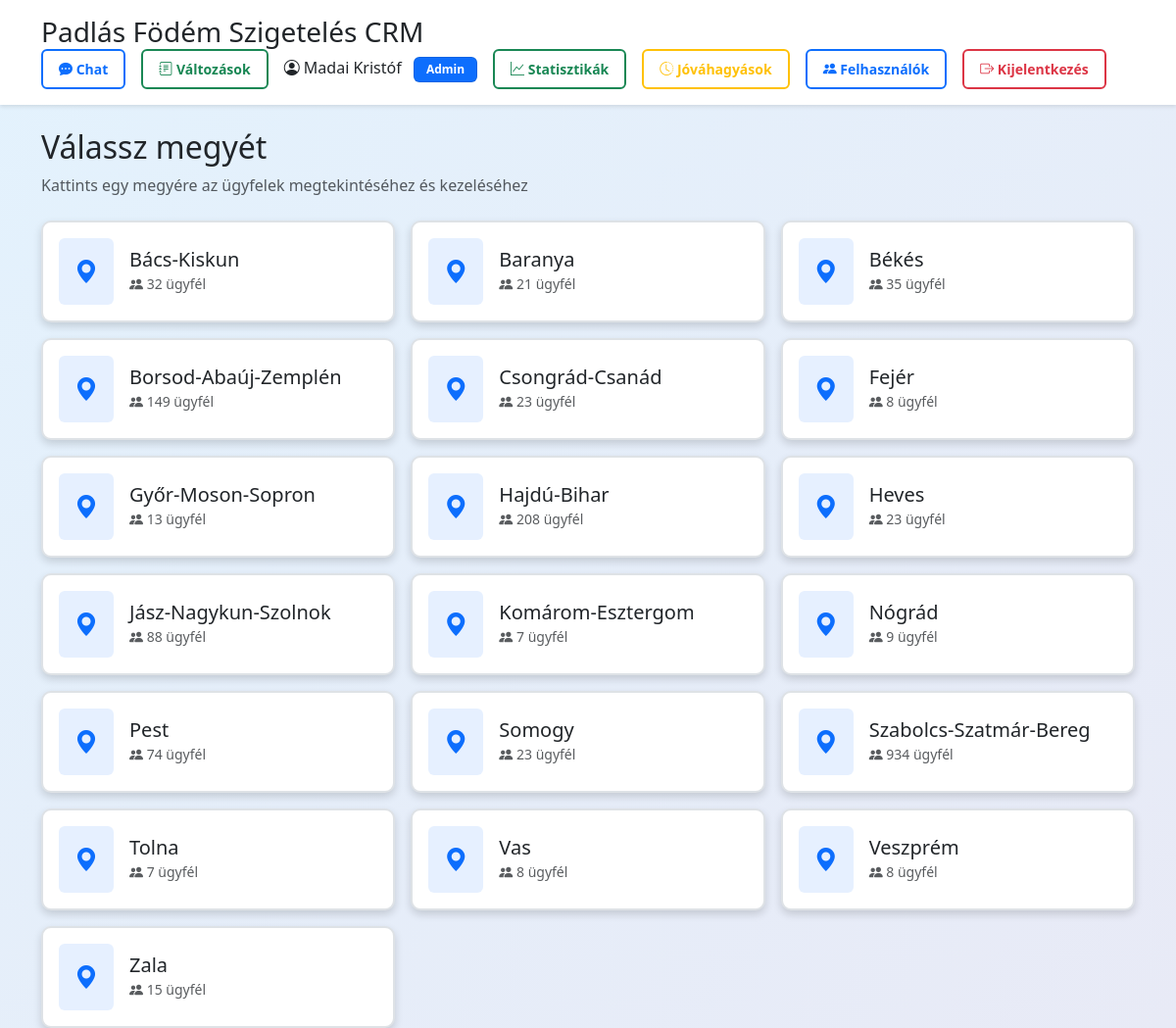
/index.php (signed in), run on the app's committed database.
### tables this page shows
CREATE TABLE `counties` (
  `id` int(11) NOT NULL,
  `name` varchar(100) NOT NULL,
  `created_at` timestamp NULL DEFAULT current_timestamp()
);

### config.php (called while the page is built, shortened)
<?php
function isAdmin() {
    return isset($_SESSION['role']) && $_SESSION['role'] === 'admin';
}
function escape($string) {
    return htmlspecialchars($string, ENT_QUOTES, 'UTF-8');
}
?>

### index.php (the view, shortened to what this page needs)
<?php
require_once 'config.php';
$stmt = $pdo->query("
    SELECT c.*, COUNT(cl.id) as client_count
    FROM counties c
    LEFT JOIN clients cl ON c.id = cl.county_id AND cl.approved = 1 AND cl.closed_at IS NULL
    GROUP BY c.id
    ORDER BY c.name
");
$counties = $stmt->fetchAll();
?>
<!DOCTYPE html>
<html lang="hu">
<head>
    <link href="https://cdn.jsdelivr.net/npm/bootstrap@5.3.0/dist/css/bootstrap.min.css" rel="stylesheet">
    <link rel="stylesheet" href="https://cdn.jsdelivr.net/npm/bootstrap-icons@1.10.0/font/bootstrap-icons.css">
    <link rel="stylesheet" href="improved_styles.css?v=1.0">
</head>
<body>
    <div class="header py-3 mb-4">
        <div class="container">
            <div class="d-flex justify-content-between align-items-center flex-wrap">
                <h3 class="mb-0"><?php echo APP_NAME; ?></h3>
                <div class="d-flex align-items-center gap-2 gap-md-3 flex-wrap justify-content-end">
                    <a href="chat.php" class="btn btn-outline-primary btn-sm notification-badge position-relative" title="Chat" id="chatLink">
                        <i class="bi bi-chat-dots-fill"></i> <span class="d-none d-md-inline">Chat</span>
                    </a>
                    <a href="patchnotes.php" class="btn btn-outline-success btn-sm notification-badge" title="Változásnapló" id="patchnotesLink">
                        <i class="bi bi-journal-text"></i> <span class="d-none d-md-inline">Változások</span>
                    </a>
                    <a href="profile.php" class="text-decoration-none text-dark">
                        <i class="bi bi-person-circle"></i> <?php echo escape($_SESSION['name']); ?>
                        <?php if (isAdmin()): ?>
                            <span class="badge bg-primary ms-2">Admin</span>
                        <?php endif; ?>
                    </a>
                    <?php if (isAdmin()): ?>
                        <a href="statistics.php" class="btn btn-outline-success btn-sm" title="Statisztikák">
                            <i class="bi bi-graph-up"></i> <span class="d-none d-md-inline">Statisztikák</span>
                        </a>
                        <a href="approvals.php" class="btn btn-outline-warning btn-sm position-relative" title="Jóváhagyások" id="approvalsLink">
                            <i class="bi bi-clock-history"></i> <span class="d-none d-md-inline">Jóváhagyások</span>
                        </a>
                        <a href="admin.php" class="btn btn-outline-primary btn-sm" title="Felhasználók">
                            <i class="bi bi-people-fill"></i> <span class="d-none d-md-inline">Felhasználók</span>
                        </a>
                    <?php endif; ?>
                    <a href="logout.php" class="btn btn-outline-danger btn-sm" title="Kijelentkezés">
                        <i class="bi bi-box-arrow-right"></i> <span class="d-none d-md-inline">Kijelentkezés</span>
                    </a>
                </div>
            </div>
        </div>
    </div>
    <div class="container">
        <div class="mb-4">
            <h2>Válassz megyét</h2>
            <p class="text-muted">Kattints egy megyére az ügyfelek megtekintéséhez és kezeléséhez</p>
        </div>
        <div class="row g-3">
            <?php foreach ($counties as $county): ?>
                <div class="col-md-4">
                    <a href="county.php?id=<?php echo $county['id']; ?>" class="text-decoration-none">
                        <div class="card county-card h-100">
                            <div class="card-body">
                                <div class="d-flex align-items-center">
                                    <div class="bg-primary bg-opacity-10 rounded p-3 me-3">
                                        <i class="bi bi-geo-alt-fill text-primary fs-4"></i>
                                    </div>
                                    <div class="flex-grow-1">
                                        <div class="d-flex justify-content-between align-items-start">
                                            <div>
                                                <h5 class="mb-0 text-dark"><?php echo escape($county['name']); ?></h5>
                                                <small class="text-muted">
                                                    <i class="bi bi-people-fill"></i>
                                                    <?php echo $county['client_count']; ?> ügyfél
                                                </small>
                                            </div>
                                        </div>
                                    </div>
                                </div>
                            </div>
                        </div>
                    </a>
                </div>
            <?php endforeach; ?>
        </div>
    </div>
    <div class="position-fixed top-0 end-0 p-3" style="z-index: 9999;">
    </div>
</body>
</html>

### improved_styles.css (style rules this page uses)
.card { border: 2px solid #dee2e6 !important; box-shadow: 0 4px 8px rgba(0, 0, 0, 0.15) !important; border-radius: 10px !important; }
.county-card { border: 2px solid #dee2e6 !important; box-shadow: 0 4px 8px rgba(0, 0, 0, 0.15) !important; }
.btn { border-radius: 6px !important; font-weight: 600 !important; border-width: 2px !important; padding: 8px 16px !important; transition: all 0.2s ease !important; }
.badge { font-weight: 600 !important; padding: 6px 12px !important; border-radius: 6px !important; border: 1px solid rgba(0, 0, 0, 0.1) !important; }

### index.php (style rules this page uses)
body { background: linear-gradient(135deg, #e3f2fd 0%, #e8eaf6 100%); min-height: 100vh; }
.notification-badge { position: relative; }
.county-card { transition: all 0.3s ease; cursor: pointer; border: 2px solid #e0e0e0; box-shadow: 0 4px 8px rgba(0,0,0,0.12); background: white; }
.header { background: white; box-shadow: 0 2px 4px rgba(0,0,0,0.1); }

### data on the page
counties: name "Bács-Kiskun", client_count "32"
counties: name "Baranya", client_count "21"
counties: name "Békés", client_count "35"
counties: name "Borsod-Abaúj-Zemplén", client_count "149"
counties: name "Csongrád-Csanád", client_count "23"
counties: name "Fejér", client_count "8"
counties: name "Győr-Moson-Sopron", client_count "13"
counties: name "Hajdú-Bihar", client_count "208"
counties: name "Heves", client_count "23"
counties: name "Jász-Nagykun-Szolnok", client_count "88"
counties: name "Komárom-Esztergom", client_count "7"
counties: name "Nógrád", client_count "9"
counties: name "Pest", client_count "74"
counties: name "Somogy", client_count "23"
counties: name "Szabolcs-Szatmár-Bereg", client_count "934"
counties: name "Tolna", client_count "7"
counties: name "Vas", client_count "8"
counties: name "Veszprém", client_count "8"
counties: name "Zala", client_count "15"

### other printed values
APP_NAME "Padlás Födém Szigetelés CRM"
$_SESSION['name'] "Madai Kristóf"
